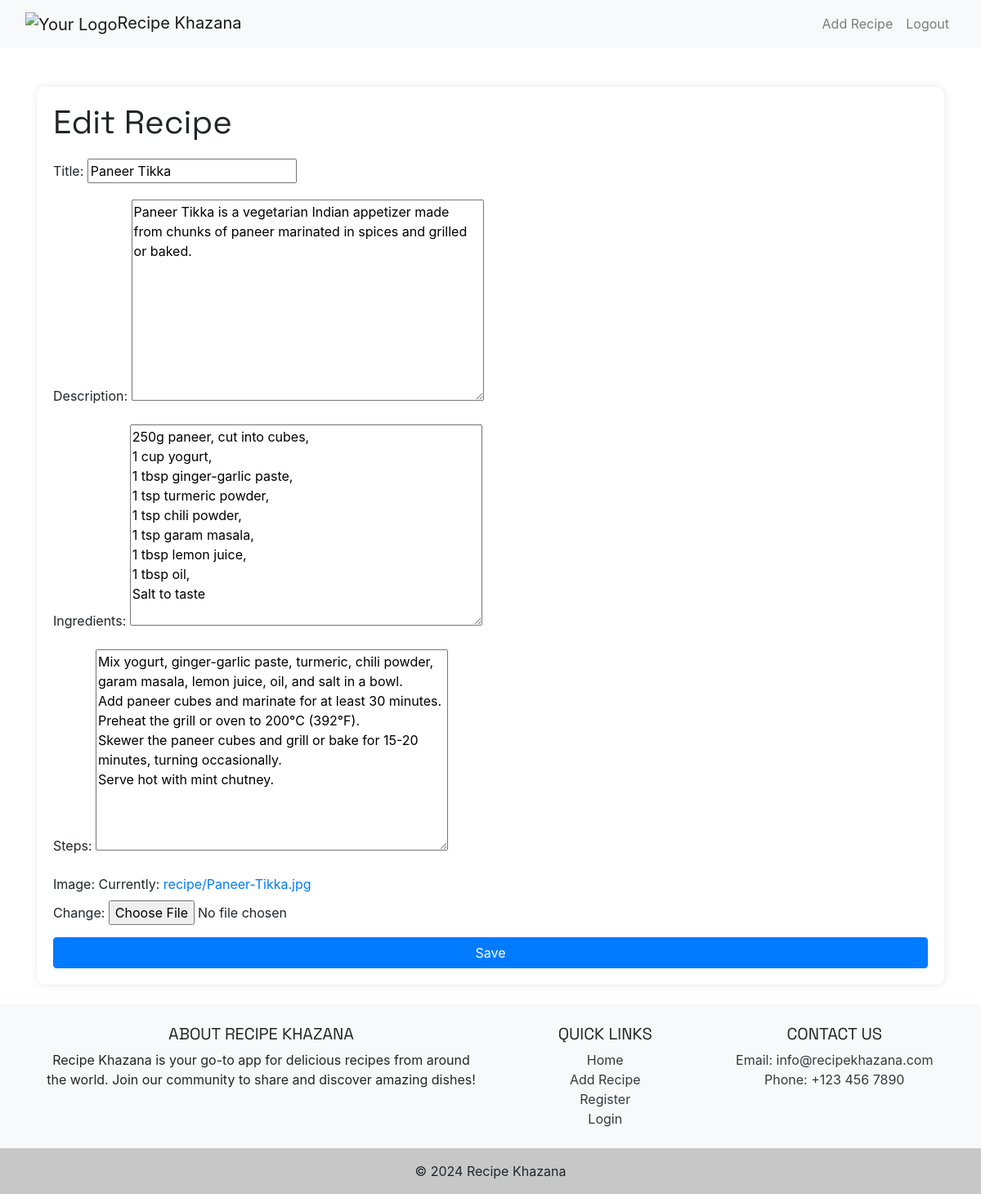
The page /recipe/2/edit/ (signed in) on the database its author committed.
### recipes/models.py (models this page shows, shortened)
class Recipe(models.Model):
    title = models.CharField(max_length=100)
    description = models.TextField()
    ingredients = models.TextField()
    steps = models.TextField()
    image = models.ImageField(upload_to='recipe/')
    author = models.ForeignKey(User, on_delete=models.CASCADE)
    created_at = models.DateTimeField(default=timezone.now, editable=False)

### recipes/views.py (the view)
# urls.py: path('recipe/<int:pk>/edit/', views.recipe_update, name='recipe_update'),
@login_required
def recipe_update(request, pk):
    recipe = Recipe.objects.get(pk=pk)
    if request.method == 'POST':
        form = RecipeForm(request.POST, request.FILES, instance=recipe)
        if form.is_valid():
            form.save()
            return redirect('recipe_detail', pk=recipe.pk)
    else:
        form = RecipeForm(instance=recipe)
    return render(request, 'recipes/recipe_form.html', {'form': form})

### recipes/forms.py
class RecipeForm(forms.ModelForm):
    class Meta:
        model = Recipe
        fields = ['title', 'description', 'ingredients', 'steps', 'image']

### recipes/templates/recipes/recipe_form.html (shortened to what this page needs)
{% extends 'recipes/base.html' %}
{% block content %}
<div class="form-container">
  <h1 class="form-title">{% if form.instance.pk %}Edit Recipe{% else %}New Recipe{% endif %}</h1>
  <form method="post" enctype="multipart/form-data">
    <div class="form-group">
      <label for="id_title">Title:</label>
      {{ form.title }}
    </div>
    <div class="form-group">
      <label for="id_description">Description:</label>
      {{ form.description }}
    </div>
    <div class="form-group">
      <label for="id_ingredients">Ingredients:</label>
      {{ form.ingredients }}
    </div>
    <div class="form-group">
      <label for="id_steps">Steps:</label>
      {{ form.steps }}
    </div>
    <div class="form-group">
      <label for="id_image">Image:</label>
      {{ form.image }}
    </div>
    <button type="submit" class="btn btn-primary">Save</button>
  </form>
</div>
{% endblock %}

### recipes/templates/recipes/recipe_form.html (style rules this page uses)
.form-container { padding: 20px; box-shadow: 0 0 10px rgba(0, 0, 0, 0.1); border-radius: 10px; }
.form-title { margin-bottom: 20px; }
.form-group { margin-bottom: 15px; }
.btn-primary { width: 100%; }

### rows shown on the page
Recipe: title "Paneer Tikka", description "Paneer Tikka is a vegetarian Indian appetizer made from chunks of paneer marinated in spices and grilled or baked.", ingredients "250g paneer, cut into cubes, 1 cup yogurt, 1 tbsp ginger-garlic paste, 1 tsp turmeric powder, 1 tsp chili powder, 1 tsp garam masala, 1 tbsp lemon juice, 1 tbsp oil, Salt to taste", steps "Mix yogurt, ginger-garlic paste, turmeric, chili powder, garam masala, lemon juice, oil, and salt in a bowl. Add paneer cubes and marinate for at least 30 minutes. Preheat the grill or oven to 200°C (392°F). Skewer the paneer cubes and grill or bake for 15-20 minutes, turning occasionally. Serve hot with mint chutney."
